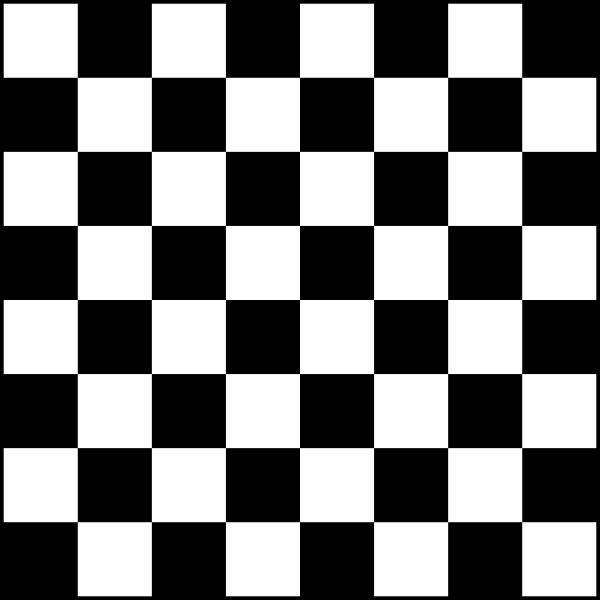
#> input picture chessboard.png, 1200 x 1200 px, found by its file name (shown at 1/2 size)
$ python corner_detection.py
#> lines starting #> are read from the running program, lines starting #| are printed output that depends on the picture; after the words box and inside, x2 and y2 are one past the last pixel; in counts of white or black regions, pixels touching at a corner belong together
import numpy as np
import cv2
img=cv2.imread('/Volumes/Dev T7/vscode/projects/Pythonvscode/cameraprojects/projects/tutorial/assets/chessboard.png')
#> img is the input picture: shape (1200, 1200, 3); min 0, max 255, mean 124.4
img=cv2.resize(img,(0,0),fx=0.5,fy=0.5)
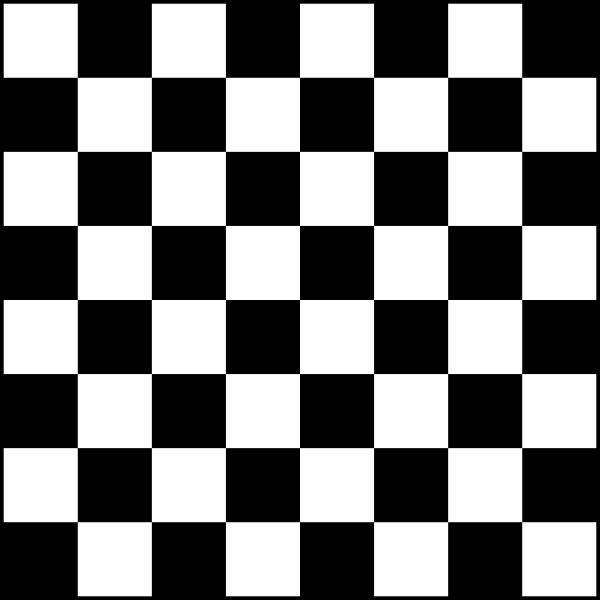
#> img: shape (600, 600, 3); min 0, max 255, mean 124.4
grey=cv2.cvtColor(img,cv2.COLOR_BGR2GRAY)

corners=cv2.goodFeaturesToTrack(grey,50,0.01,10) #shi tomashi corner detector
#> corners = 50 rows, first 8: [300, 300], [299, 373], [226, 300], [373, 299], [300, 226], [226, 373], [373, 226], [373, 373]
corners=np.int0(corners)
for corner in corners:
    x,y=corner.ravel() #flattens the array
    cv2.circle(img,(x,y),5,(255,0,0),-1)
#> this loop made 50 passes
#> (x, y) on passes 1 to 12: (300, 300), (299, 373), (226, 300), (373, 299), (300, 226), (226, 373), (373, 226), (373, 373), (226, 226), (448, 300), (151, 299), (300, 448)
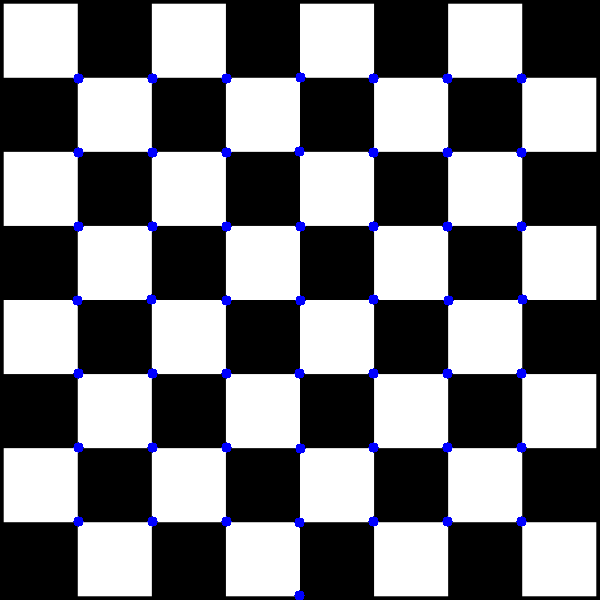
#> img: shape (600, 600, 3); 1.12% of pixels changed, all inside (x1, y1, x2, y2) = (72, 72, 528, 600)
for i in range(len(corners)):
    for j in range(len(corners)):
        corner1=tuple(corners[i][0])
        corner2=tuple(corners[j][0])
        color=tuple(map(lambda x: int(x),np.random.randint(0,255,size=3)))
        cv2.line(img,corner1,corner2,(),1)
#> this loop made 50 passes
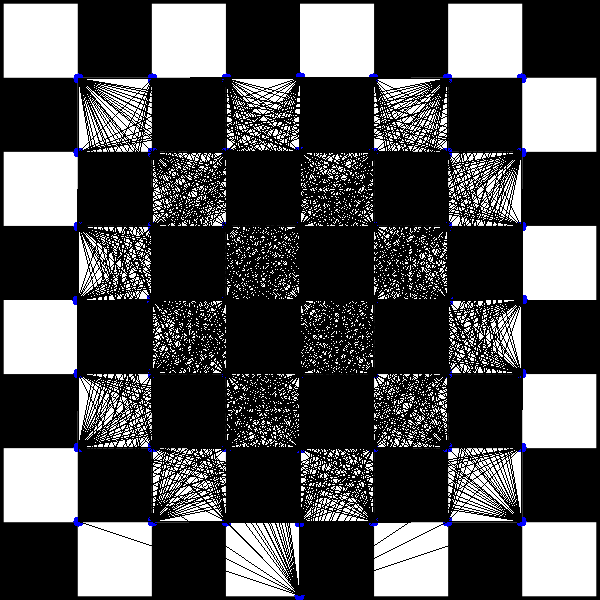
#> img: shape (600, 600, 3); 19.06% of pixels changed, all inside (x1, y1, x2, y2) = (77, 77, 523, 596)


cv2.imshow('Frame',img)
cv2.waitKey(0)
cv2.destroyAllWindows()
